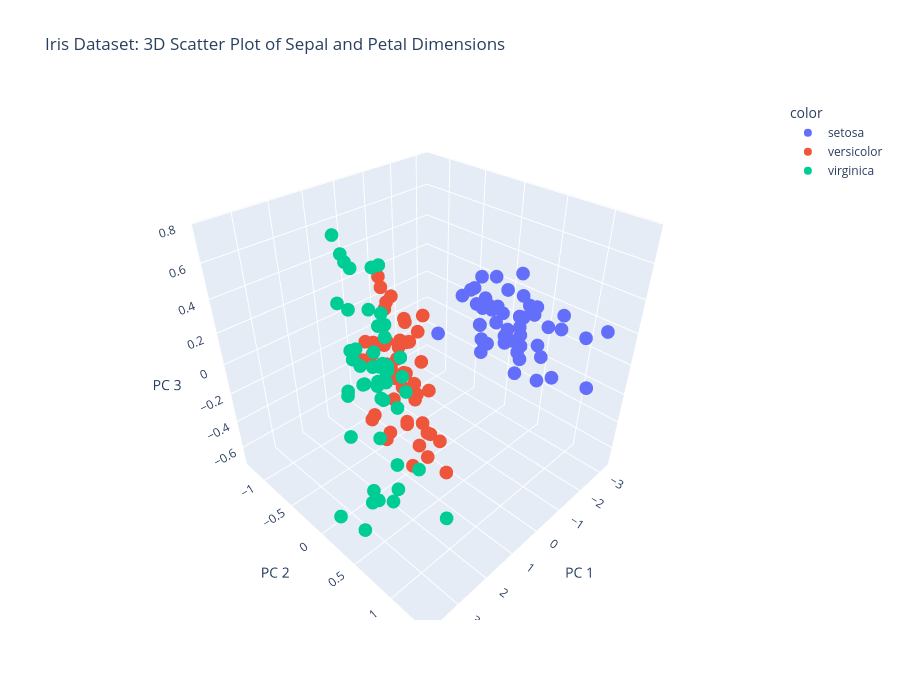

The cell this chart's notebook holds for it:
### Code cell
#import matplotlib.pyplot as plt

from sklearn.decomposition import PCA

features = df.columns[:-1]  # Todas las columnas excepto la última (especies)
# asegurar que las especies se traten como categóricas con un orden estable
species_cat = df['species'].astype('category')

pca = PCA(n_components=3)
components = pca.fit_transform(df[features])
total_var = pca.explained_variance_ratio_.sum() * 100

fig = px.scatter_3d(
    components,
    x=0,
    y=1,
    z=2,
    color=df['species'],
    title='Iris Dataset: 3D Scatter Plot of Sepal and Petal Dimensions',
    labels={'0': 'PC 1', '1': 'PC 2', '2': 'PC 3'},
    # cambiar tamaño del grafico
    height=700,
    # fijar tamaño de los puntos de los valores
    size_max=0.5
)
fig.show()
